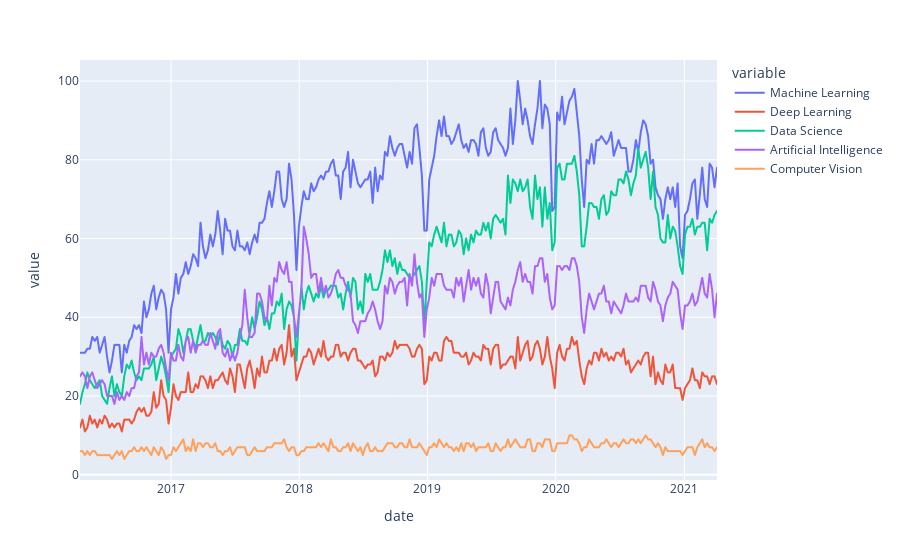

This figure's notebook cell:
### Code cell
plot.line(iot[trendy_keywords])

### Figure 1 — Plotly figure (JSON) as saved in the notebook; plotly's stock layout.template omitted (floating-point values rounded to 4 significant figures; data arrays with more than 128 entries replaced by an {"elided": "..."} marker saying what was removed)
{"data": [{"hovertemplate": "variable=Machine Learning<br>date=%{x}<br>value=%{y}<extra></extra>", "legendgroup": "Machine Learning", "line": {"color": "#636efa", "dash": "solid"}, "mode": "lines", "name": "Machine Learning", "showlegend": true, "type": "scattergl", "x": {"elided": "260 str values"}, "xaxis": "x", "y": {"elided": "260 int values"}, "yaxis": "y"}, {"hovertemplate": "variable=Deep Learning<br>date=%{x}<br>value=%{y}<extra></extra>", "legendgroup": "Deep Learning", "line": {"color": "#EF553B", "dash": "solid"}, "mode": "lines", "name": "Deep Learning", "showlegend": true, "type": "scattergl", "x": {"elided": "260 str values"}, "xaxis": "x", "y": {"elided": "260 int values"}, "yaxis": "y"}, {"hovertemplate": "variable=Data Science<br>date=%{x}<br>value=%{y}<extra></extra>", "legendgroup": "Data Science", "line": {"color": "#00cc96", "dash": "solid"}, "mode": "lines", "name": "Data Science", "showlegend": true, "type": "scattergl", "x": {"elided": "260 str values"}, "xaxis": "x", "y": {"elided": "260 int values"}, "yaxis": "y"}, {"hovertemplate": "variable=Artificial Intelligence<br>date=%{x}<br>value=%{y}<extra></extra>", "legendgroup": "Artificial Intelligence", "line": {"color": "#ab63fa", "dash": "solid"}, "mode": "lines", "name": "Artificial Intelligence", "showlegend": true, "type": "scattergl", "x": {"elided": "260 str values"}, "xaxis": "x", "y": {"elided": "260 int values"}, "yaxis": "y"}, {"hovertemplate": "variable=Computer Vision<br>date=%{x}<br>value=%{y}<extra></extra>", "legendgroup": "Computer Vision", "line": {"color": "#FFA15A", "dash": "solid"}, "mode": "lines", "name": "Computer Vision", "showlegend": true, "type": "scattergl", "x": {"elided": "260 str values"}, "xaxis": "x", "y": {"elided": "260 int values"}, "yaxis": "y"}], "layout": {"legend": {"title": {"text": "variable"}, "tracegroupgap": 0}, "margin": {"t": 60}, "xaxis": {"anchor": "y", "domain": [0, 1], "title": {"text": "date"}}, "yaxis": {"anchor": "x", "domain": [0, 1], "title": {"text": "value"}}}}
